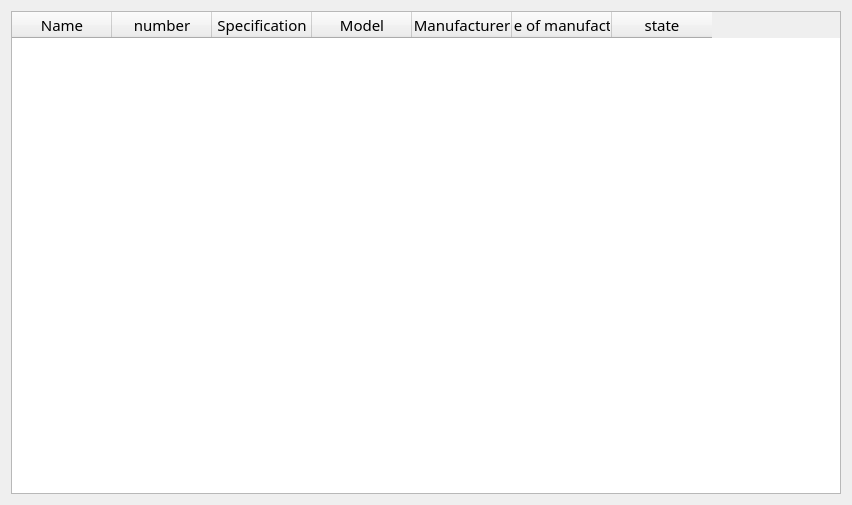
<?xml version="1.0" encoding="UTF-8"?>
<ui version="4.0">
 <class>sensor_selection_dialog</class>
 <widget class="QDialog" name="sensor_selection_dialog">
  <property name="geometry">
   <rect>
    <x>0</x>
    <y>0</y>
    <width>852</width>
    <height>505</height>
   </rect>
  </property>
  <property name="font">
   <font>
    <family>微软雅黑</family>
    <pointsize>11</pointsize>
   </font>
  </property>
  <property name="windowTitle">
   <string>Dialog</string>
  </property>
  <property name="windowIcon">
   <iconset resource="images.qrc">
    <normaloff>:/new/prefix1/MyImages/Br01.svg</normaloff>:/new/prefix1/MyImages/Br01.svg</iconset>
  </property>
  <layout class="QGridLayout" name="gridLayout">
   <item row="0" column="0">
    <widget class="QTableWidget" name="sensor_tableWidget">
     <property name="font">
      <font>
       <family>微软雅黑</family>
       <pointsize>11</pointsize>
      </font>
     </property>
     <column>
      <property name="text">
       <string>Name</string>
      </property>
     </column>
     <column>
      <property name="text">
       <string>number</string>
      </property>
     </column>
     <column>
      <property name="text">
       <string>Specification</string>
      </property>
     </column>
     <column>
      <property name="text">
       <string>Model</string>
      </property>
     </column>
     <column>
      <property name="text">
       <string>Manufacturer</string>
      </property>
     </column>
     <column>
      <property name="text">
       <string>Date of manufacture</string>
      </property>
     </column>
     <column>
      <property name="text">
       <string>state</string>
      </property>
     </column>
    </widget>
   </item>
  </layout>
 </widget>
 <resources>
  <include location="images.qrc"/>
 </resources>
 <connections/>
</ui>
